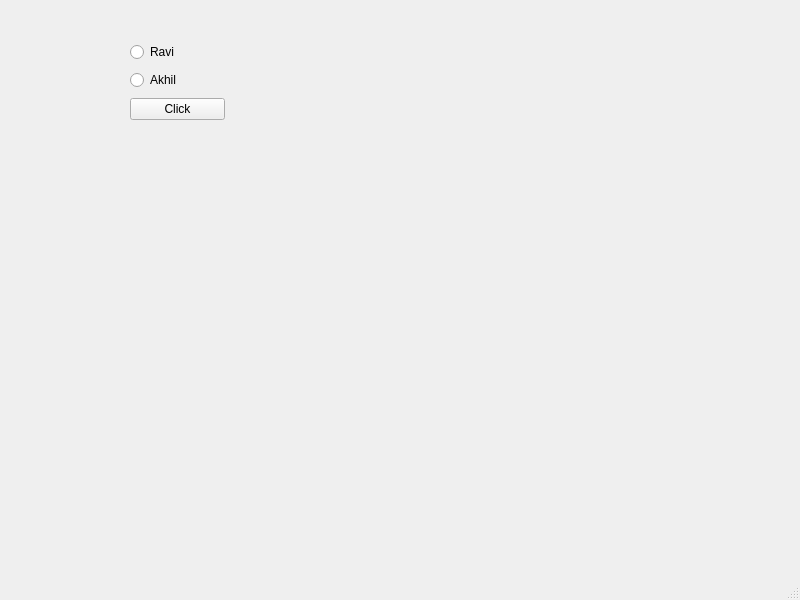
<?xml version="1.0" encoding="UTF-8"?>
<ui version="4.0">
 <class>MainWindow</class>
 <widget class="QMainWindow" name="MainWindow">
  <property name="geometry">
   <rect>
    <x>0</x>
    <y>0</y>
    <width>800</width>
    <height>600</height>
   </rect>
  </property>
  <property name="windowTitle">
   <string>MainWindow</string>
  </property>
  <widget class="QWidget" name="centralwidget">
   <widget class="QWidget" name="">
    <property name="geometry">
     <rect>
      <x>130</x>
      <y>40</y>
      <width>95</width>
      <height>84</height>
     </rect>
    </property>
    <layout class="QVBoxLayout" name="verticalLayout">
     <item>
      <widget class="QRadioButton" name="radioButton_Ravi">
       <property name="text">
        <string>Ravi</string>
       </property>
      </widget>
     </item>
     <item>
      <widget class="QRadioButton" name="radioButton_Akhil">
       <property name="text">
        <string>Akhil</string>
       </property>
      </widget>
     </item>
     <item>
      <widget class="QPushButton" name="pushButton">
       <property name="text">
        <string>Click</string>
       </property>
      </widget>
     </item>
    </layout>
   </widget>
  </widget>
  <widget class="QMenuBar" name="menubar">
   <property name="geometry">
    <rect>
     <x>0</x>
     <y>0</y>
     <width>800</width>
     <height>26</height>
    </rect>
   </property>
  </widget>
  <widget class="QStatusBar" name="statusbar"/>
 </widget>
 <resources/>
 <connections/>
</ui>
